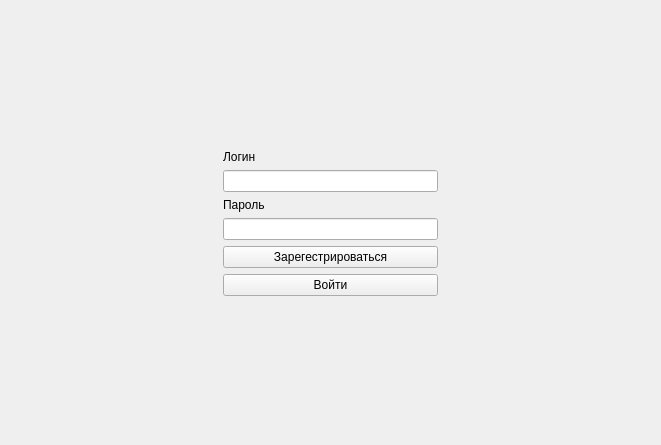
<?xml version="1.0" encoding="UTF-8"?>
<ui version="4.0">
 <class>SignupWindow</class>
 <widget class="QMainWindow" name="SignupWindow">
  <property name="geometry">
   <rect>
    <x>0</x>
    <y>0</y>
    <width>661</width>
    <height>445</height>
   </rect>
  </property>
  <property name="windowTitle">
   <string>Регистрация</string>
  </property>
  <widget class="QWidget" name="centralwidget">
   <layout class="QGridLayout" name="gridLayout">
    <item row="0" column="1">
     <spacer name="verticalSpacer">
      <property name="orientation">
       <enum>Qt::Vertical</enum>
      </property>
      <property name="sizeHint" stdset="0">
       <size>
        <width>20</width>
        <height>153</height>
       </size>
      </property>
     </spacer>
    </item>
    <item row="1" column="0">
     <spacer name="horizontalSpacer">
      <property name="orientation">
       <enum>Qt::Horizontal</enum>
      </property>
      <property name="sizeHint" stdset="0">
       <size>
        <width>211</width>
        <height>20</height>
       </size>
      </property>
     </spacer>
    </item>
    <item row="1" column="1">
     <layout class="QVBoxLayout" name="verticalLayout">
      <item>
       <widget class="QLabel" name="label">
        <property name="text">
         <string>Логин</string>
        </property>
       </widget>
      </item>
      <item>
       <widget class="QLineEdit" name="lineEdit"/>
      </item>
      <item>
       <widget class="QLabel" name="label_2">
        <property name="text">
         <string>Пароль</string>
        </property>
       </widget>
      </item>
      <item>
       <widget class="QLineEdit" name="lineEdit_2">
        <property name="echoMode">
         <enum>QLineEdit::Password</enum>
        </property>
       </widget>
      </item>
      <item>
       <widget class="QPushButton" name="pushButton">
        <property name="text">
         <string>Зарегестрироваться</string>
        </property>
       </widget>
      </item>
      <item>
       <widget class="QPushButton" name="pushButton_2">
        <property name="text">
         <string>Войти</string>
        </property>
       </widget>
      </item>
     </layout>
    </item>
    <item row="1" column="2">
     <spacer name="horizontalSpacer_2">
      <property name="orientation">
       <enum>Qt::Horizontal</enum>
      </property>
      <property name="sizeHint" stdset="0">
       <size>
        <width>211</width>
        <height>20</height>
       </size>
      </property>
     </spacer>
    </item>
    <item row="2" column="1">
     <spacer name="verticalSpacer_2">
      <property name="orientation">
       <enum>Qt::Vertical</enum>
      </property>
      <property name="sizeHint" stdset="0">
       <size>
        <width>20</width>
        <height>152</height>
       </size>
      </property>
     </spacer>
    </item>
   </layout>
  </widget>
 </widget>
 <resources/>
 <connections/>
</ui>
